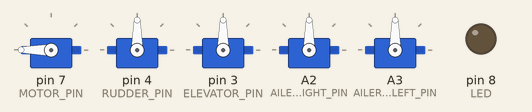
Simulated run of this program. Board: Arduino Nano, built with avr-gcc and run on an emulated ATmega328P. Parts: 5 × servo, output pins drawn as LEDs (lit = HIGH). No radio packets arrive unless stated; what the program prints to the serial monitor is not drawn.

Above: at 0.1 s.
At 1.2 s:
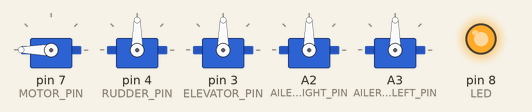
At 2.2 s:
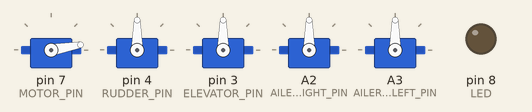
Timing chart, 0 to 3.7 s (numbered marks = the images above):
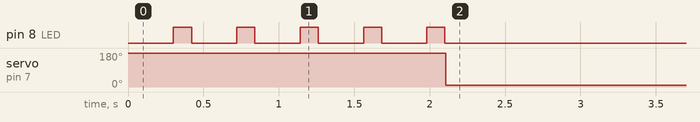

The program:

main.cpp
```cpp
///avrdude upload command: avrdude -c usbasp -p m328p -u -U flash:w:firmware.hex


//Include needed Libraries at beginning
#include <Arduino.h>
#include <Servo.h>
#include "nRF24L01.h" //NRF24L01 library created by TMRh20 https://github.com/TMRh20/RF24
#include "RF24.h"
#include "SPI.h"
#include "printf.h"

#include "pindef.h"
#include "servodef.h"
#include "Messages.h"
#include "Analog.h"
#include "Monoflop.h"

#define TIMEOUT_DESCENT   2000 //ms   timeout for going into emergency mode

Analog analog;

RF24 radio(CE, CSN); // NRF24L01 used SPI pins + Pin 9 and 10 on the NANO

Monoflop monoflopDescent;
Monoflop monoflopReset;

Servo motor;
Servo rudder;
Servo elevator;
Servo aileronRight;
Servo aileronLeft;

const uint64_t commandPipe = 1; // Needs to be the same for communicating between 2 NRF24L01
const uint64_t reportPipe = 2;

Command command;
Report report;

int16_t motorOffset = 0;
int16_t rudderOffset = 0;
int16_t elevatorOffset = 0;
int16_t aileronsOffset = 0;

void setup(void){

  Serial.begin(115200);
  printf_begin();
  Serial.println("Hullo! Dis eez d receevur!");

  monoflopDescent.setHoldTime(TIMEOUT_DESCENT); //time for emergency routine

  Serial.println("initializing Servos");

  //attach servos
  motor.attach(MOTOR_PIN);
  motor.write(MOTOR_MAX);
  rudder.attach(RUDDER_PIN);
  rudder.write(90);
  elevator.attach(ELEVATOR_PIN);
  elevator.write(90);
  aileronRight.attach(AILERONRIGHT_PIN);
  aileronRight.write(90);
  aileronLeft.attach(AILERONLEFT_PIN);
  aileronLeft.write(90);

  //init led
  pinMode(LED, OUTPUT);
  //blink it
  for (uint8_t i = 0; i < 5; i++)
  {
    digitalWrite(LED, LOW);
    delay(300);
    digitalWrite(LED, HIGH);
    delay(120);
  }
  digitalWrite(LED, LOW);

  Serial.println("Initializing Analog measurements");
  analog.setCellCalibration(0, 29, 6, 0);
  analog.setCellCalibration(1, 29, 6, 0);
  analog.setCellCalibration(2, 29, 6, 0);
  analog.setCurrentCalibration(11689,101,-59255);

  Serial.println("Initializing radio");

  radio.begin(); // Start the NRF24L01
  radio.openWritingPipe(reportPipe);
  radio.openReadingPipe(1, commandPipe); //get ready to receive
  radio.setDataRate( RF24_250KBPS ) ;
  radio.setPALevel( RF24_PA_MAX ) ;
  radio.setChannel(0x34);
  radio.enableDynamicPayloads() ;
  radio.enableAckPayload();               // not used here
  radio.setRetries(0, 15);                // Smallest time between retries, max no. of retries
  radio.setAutoAck( true ) ;
  radio.printDetails();                   // Dump the configuration of the rf unit for debugging
  radio.powerUp();
  radio.startListening();
}

void loop(void){

  if (!monoflopDescent.output()) //emergency - no transmitter signal received for TIMEOUT_DESCENT
  {
    Serial.println("Hmmst! Nopheeng receevhde. Eemurgance..");
    //cut motor
    motor.write(MOTOR_MIN); //todo: does the motor need throttle for safe descent? - probably
  }


  while (radio.available())
  {
    monoflopDescent.trigger();
    radio.read(&command, sizeof(command));
    switch (command.mode)
    {
      case 'c':
        if (command.controlByte & 0x01)
        { //flaps mode
          aileronRight.write(map(((command.roll) + aileronsOffset),-90,90,AILERONRIGHT_MIN,90));
          aileronLeft.write(map((-1)*((command.roll) + aileronsOffset),-90,90,AILERONLEFT_MIN,90));
        } else { //normal mode
          aileronRight.write(map(((command.roll) + aileronsOffset),-90,90,AILERONRIGHT_MIN,AILERONRIGHT_MAX));
          aileronLeft.write(map((-1)*((command.roll) + aileronsOffset),-90,90,AILERONLEFT_MIN,AILERONLEFT_MAX));
        }
        motor.write(map(((command.throttle) + motorOffset),0,100,MOTOR_MIN,MOTOR_MAX));
        rudder.write(map(((command.yaw) + rudderOffset),-90,90,RUDDER_MIN,RUDDER_MAX));
        elevator.write(map(((command.pitch) + elevatorOffset),-90,90,ELEVATOR_MIN,ELEVATOR_MAX));
        break;

      case 'o':
        //motorOffset = command.throttle;
        rudderOffset = command.yaw;
        elevatorOffset = command.pitch;
        aileronsOffset = command.roll;

      default:
        break;
    }

    //command received and processed - transmit report package
    report.current = analog.getCurrent();
    analog.getCells(&(report.cellVoltage[0]));
    radio.stopListening();
    radio.write(&report, sizeof(report)); // Send value through NRF24L01
    radio.startListening();
  }

}
```

Analog.h
```cpp
#include <Arduino.h> //for integer definition
#include "pindef.h"

#define NO_CELLS  3

class Analog
{
  public:
    Analog();
    int16_t getCell(uint8_t cell); //cell 0 - 2; milliVolts
    void getCells(uint16_t* cells); //cells = address of cell1; milliVolts
    int16_t getCurrent( void ); // milliampere
    void setCellCalibration(uint8_t cell, int16_t k, int16_t j, int16_t d); //cell 0 - 2; V = k * ADC /j + d
    void setCurrentCalibration(int32_t k, int32_t j, int32_t d); //I = k * ADC / j + d
  private:
    int16_t cellK[NO_CELLS];
    int16_t cellJ[NO_CELLS];
    int16_t cellD[NO_CELLS];
    int32_t currentK;
    int32_t currentJ;
    int32_t currentD;
    int cellPins[NO_CELLS] = {VOLTAGE_CELL1, VOLTAGE_CELL2, VOLATGE_CELL3};
    int currentPin = CURRENTSENSE;
};
```

Messages.h
```cpp
typedef struct {
  uint8_t mode;
  int8_t throttle;
  int8_t yaw;
  int8_t pitch;
  int8_t roll;
  uint8_t controlByte;
} Command;

typedef struct {
  int16_t current;
  int16_t cellVoltage[3];
} Report;
```

Monoflop.h
```cpp
#include <Arduino.h> //for integer definition


class Monoflop
{
  public:
    Monoflop( void );
    void trigger( void ){lastTriggerTime = millis();};
    uint8_t output( void );
    void setHoldTime( int holdTime ){this->holdTime = holdTime;};

  private:
    int lastTriggerTime;
    int holdTime;
};
```

pindef.h
```cpp
#ifndef __PINDEF_H__
#define __PINDEF_H__

////////////////////////////////
/// HARDWARE PIN DEFINITIONS ///
////////////////////////////////

//analog pins
#define VOLTAGE_CELL1   A6
#define VOLTAGE_CELL2   A0
#define VOLATGE_CELL3   A1
#define CURRENTSENSE    A7

//output channels
#define CHAN1 5
#define CHAN2 6
#define CHAN3 7
#define CHAN4 A2
#define CHAN5 A3
#define CHAN6 4
#define CHAN7 3

//mpu interface
#define INT 2

//nRF24L01+ interface
#define CE    9
#define CSN   10

//LED
#define LED   8

#endif
```

servodef.h
```cpp
#ifndef __SERVODEF_H__
#define __SERVODEF_H__

#include "pindef.h"

//define wich servo is attached to which channel and also define maximum servo angles

#define MOTOR_PIN     CHAN3
#define MOTOR_MAX     180
#define MOTOR_MIN     10

#define RUDDER_PIN    CHAN6
#define RUDDER_MAX    170
#define RUDDER_MIN    10

#define ELEVATOR_PIN  CHAN7
#define ELEVATOR_MAX  160
#define ELEVATOR_MIN  20

#define AILERONRIGHT_PIN   CHAN4
#define AILERONRIGHT_MAX   25
#define AILERONRIGHT_MIN   155

#define AILERONLEFT_PIN   CHAN5
#define AILERONLEFT_MAX   155
#define AILERONLEFT_MIN   25

#endif
```

Analog.cpp
```cpp
#include "Analog.h"

Analog::Analog()
{
  for (uint8_t i = 0; i < NO_CELLS; i++)
  {
    cellK[i] = 1;
    cellJ[i] = 1;
    cellD[i] = 0;
    analogRead(cellPins[i]);
  }
  currentK = 1;
  currentJ = 1;
  currentD = 0;
  analogRead(currentPin);
}

int16_t Analog::getCell(uint8_t cell)
{
  return cellK[cell] * analogRead(cellPins[cell]) / cellJ[cell] + cellD[cell];
}

void Analog::getCells(uint16_t* cells)
{
  for (uint8_t i = 0; i < NO_CELLS; i++)
  {
    cells[i] = Analog::getCell(i);
  }
}

int16_t Analog::getCurrent( void )
{
  return (int16_t)(((int32_t)(currentK)) * ((int32_t)(analogRead(currentPin))) / ((int32_t)(currentJ)) + ((int32_t)(currentD)));
}

void Analog::setCellCalibration(uint8_t cell, int16_t k, int16_t j, int16_t d)
{
  cellK[cell] = k;
  cellJ[cell] = j;
  cellD[cell] = d;
}
void Analog::setCurrentCalibration(int32_t k, int32_t j, int32_t d)
{
  currentK = k;
  currentJ = j;
  currentD = d;
}
```

Monoflop.cpp
```cpp
#include "Monoflop.h"

Monoflop::Monoflop( void )
{
  lastTriggerTime = 0;
}

uint8_t Monoflop::output( void )
{
  if (millis() > (lastTriggerTime + holdTime))
    return 0;
  else
    return 1;
}
```

Measured:
- by itself, servo on pin 7 (MOTOR_PIN): 180° → 10° at 2.1 s
